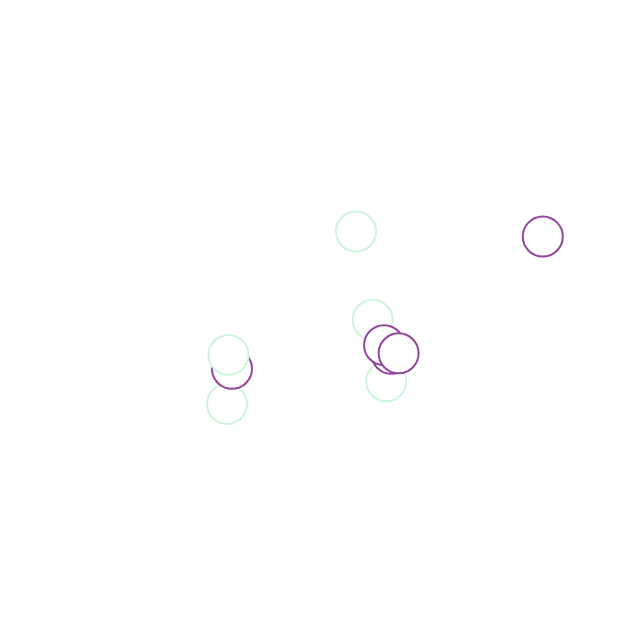
Frame 1 (no input)
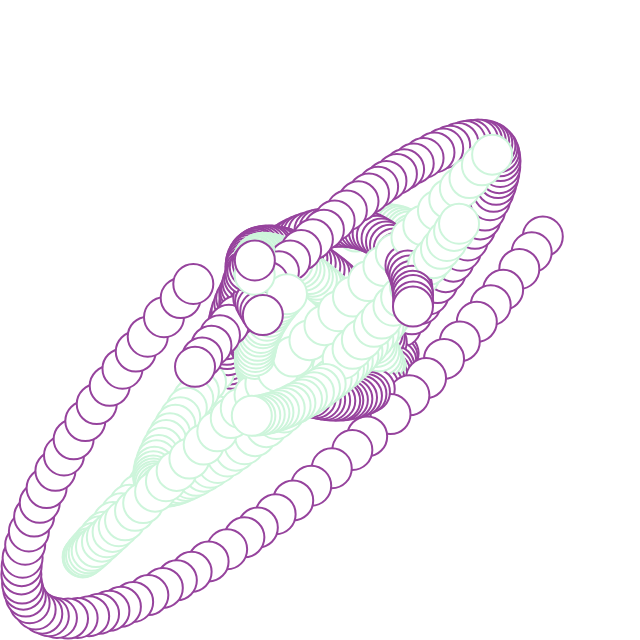
Frame 60 (no input)
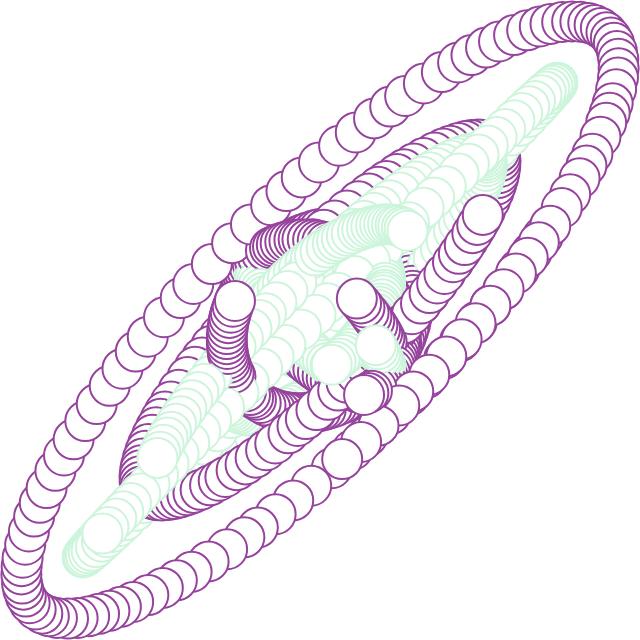
Frame 120 (the mouse pressed at the canvas centre since frame 60)

The p5.js sketch that drew these frames (run headless with seeded random() and noise() and a simulated clock; from frame 60 on, the mouse is pressed at the canvas centre):

// p5.js sketch
// ── sketch.js
let bubbles = []
let period = 200;
let theta = 0;
let colors = ['#8bd1d3', '#96439d', '#390164', '#cdf5db'];

function setup() {
  createCanvas(640, 640);
  background(255);
  colorMode(HSB, 200);

  for (let i = 0; i < 10; i++) {
    let startX = random(100, 200);
    let startY = random(100, 200);
    let amp = random(50, 300);
    let offset = random(10, 300);
    let color = random(colors);
    bubbles[i] = new Bubble(startX, startY, 20, amp, offset, color);
  }
 
}

function draw() {
  translate(width / 2, height / 2);
  
  for (let i = 0; i < bubbles.length; i++) {
    let t = random(0.001, 0.005);
    bubbles[i].move(t);
    bubbles[i].show();
  }
}

class Bubble {
  constructor(x, y, r, amplitude, offset, color) {
    this.x = x;
    this.y = y;
    this.r = r;
    this.amplitude = amplitude;
    this.offset = offset;
    this.color = color;
  }

  move(t) {
    this.x = this.amplitude * sin(theta + this.offset);
    this.y = this.amplitude * cos(theta + this.offset * 200);
    theta += t * 2;
  }

  show() {
    stroke(this.color);
    strokeWeight(2);
    ellipse(this.x, this.y, this.r * 2);
    print(this);
  }
}
